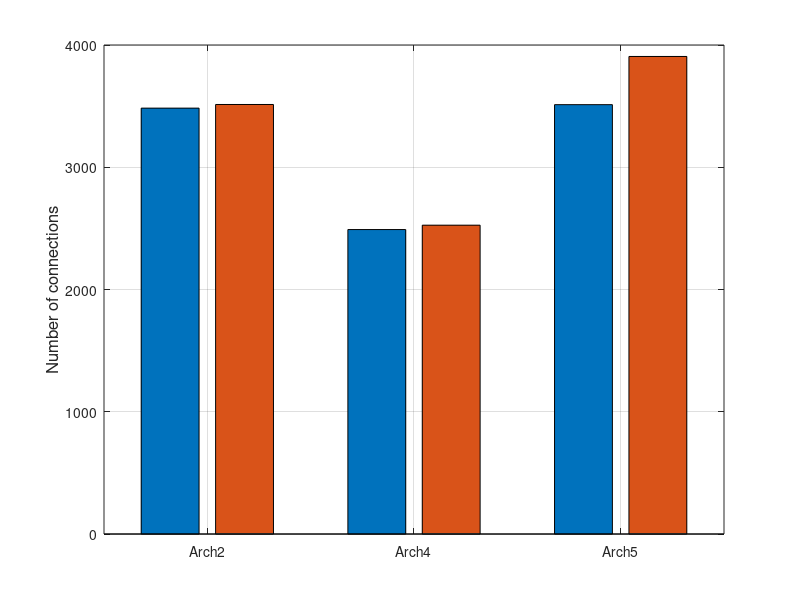

The MATLAB source for this figure: (Note: this script raises an error after producing the figure.)
clc;
close all;
clear;
% optimality gaps of FF ascending and descending for different architecture
% and number of PODs

%%
% plot optimization gap for arch2 FF forward against connection
% optimization
arch2_cnkopt_aff_cnk = 3.483600000000000e+03;
arch2_cnkopt_aff_thp = 3.632737500000000e+05;
arch2_cnkopt_opt_cnk = 3.513450000000000e+03;
arch2_cnkopt_opt_thp = 3.876637500000000e+05;

arch4_cnkopt_aff_cnk = 2.490400000000000e+03;
arch4_cnkopt_aff_thp = 1.735237500000000e+05;
arch4_cnkopt_opt_cnk = 2.526150000000000e+03;
arch4_cnkopt_opt_thp = 185260;

arch5_cnkopt_aff_cnk = 3.512100000000000e+03;
arch5_cnkopt_aff_thp = 3.709637500000000e+05;
arch5_cnkopt_opt_cnk = 3.906250000000000e+03;
arch5_cnkopt_opt_thp = 485815;

y = [[arch2_cnkopt_aff_cnk, arch2_cnkopt_opt_cnk];...
    [arch4_cnkopt_aff_cnk, arch4_cnkopt_opt_cnk];...
    [arch5_cnkopt_aff_cnk, arch5_cnkopt_opt_cnk]];

figure1 = figure;
axes1 = axes('Parent', figure1);
hold(axes1, 'on');
box(axes1, 'on');
grid(axes1, 'on');
set(axes1, 'xtick', [1, 2, 3]);
set(axes1, 'xticklabel', ['Arch2'; 'Arch4'; 'Arch5']);
% xlabel('\beta', 'fontsize', 12)
ylabel('Number of connections', 'fontsize', 12)
bar1 = bar(y);
bar1(1).FaceColor = [0.85, 0.33, 0.1];
bar1(2).FaceColor = [0, 0.45, 0.74];
set(bar1(1), 'displayname', 'Heuristic')
set(bar1(2), 'displayname', 'MILP')
h = legend(axes1, 'show', 'location', 'southwest');
h.FontSize = 12;
title('Connection optimization')
saveas(figure1, 'pod200_cnkopt_cnk.jpg')

%%
arch2_thpopt_dff_cnk = 1.210950000000000e+03;
arch2_thpopt_dff_thp = 546035;
arch2_thpopt_opt_cnk = 1.218250000000000e+03;
arch2_thpopt_opt_thp = 5.599837500000000e+05;

arch4_thpopt_dff_cnk = 6.355500000000000e+02;
arch4_thpopt_dff_thp = 4.922862500000000e+05;
arch4_thpopt_opt_cnk = 6.043500000000000e+02;
arch4_thpopt_opt_thp = 501945;

arch5_thpopt_dff_cnk = 1.211900000000000e+03;
arch5_thpopt_dff_thp = 546225;
arch5_thpopt_opt_cnk = 8.123000000000000e+02;
arch5_thpopt_opt_thp = 559915;

y = [[arch2_thpopt_dff_thp, arch2_thpopt_opt_thp];...
    [arch4_thpopt_dff_thp, arch4_thpopt_opt_thp];...
    [arch5_thpopt_dff_thp, arch5_thpopt_opt_thp]]/1000;

figure2 = figure;
axes2 = axes('Parent', figure2);
hold(axes2, 'on');
box(axes2, 'on');
grid(axes2, 'on');
set(axes2, 'xtick', [1, 2, 3]);
set(axes2, 'xticklabel', ['Arch2'; 'Arch4'; 'Arch5']);
% xlabel('\beta', 'fontsize', 12)
ylabel('Throughput (Tbps)', 'fontsize', 12)
bar2 = bar(y);
bar2(1).FaceColor = [0.85, 0.33, 0.1];
bar2(2).FaceColor = [0, 0.45, 0.74];
set(bar2(1), 'displayname', 'Heuristic')
set(bar2(2), 'displayname', 'MILP')
h = legend(axes2, 'show', 'location', 'southwest');
h.FontSize = 12;
title('Throughput optimization')
saveas(figure2, 'pod200_thpopt_thp.jpg')
